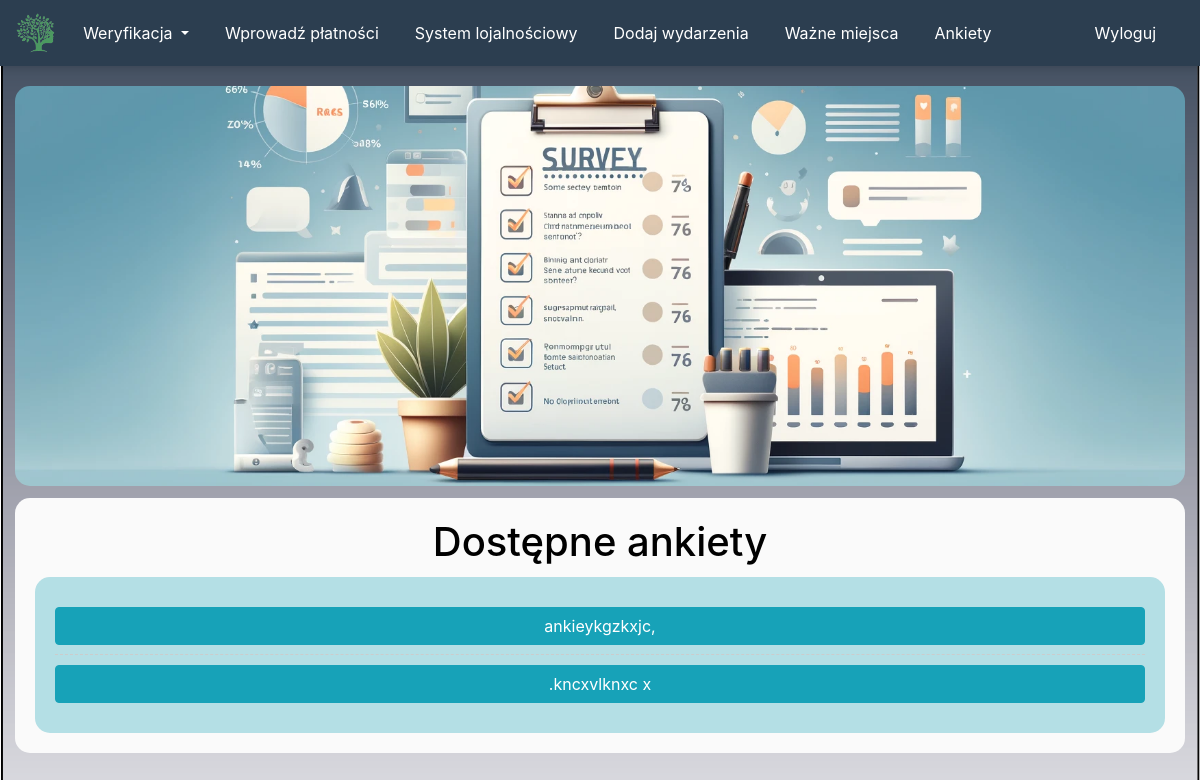
The page /surveys (signed in) on the database as committed earlier.
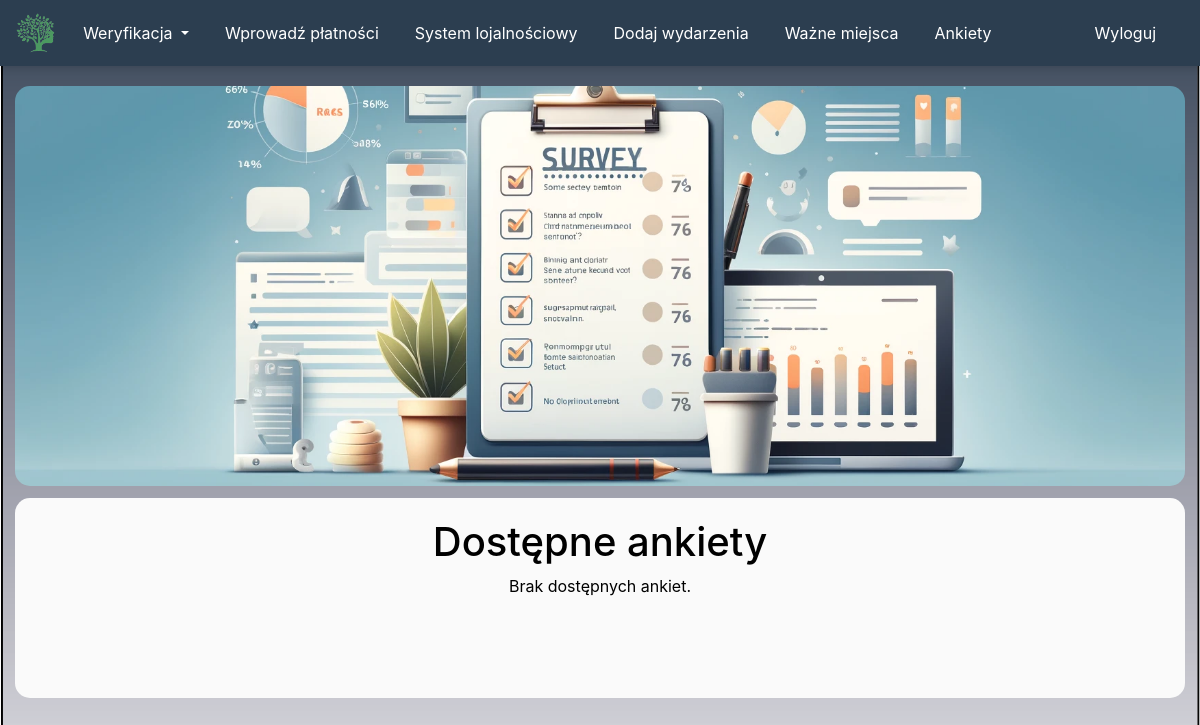
The same page on the database as committed later.
### website/models.py (models this page shows)
class Survey(db.Model):
    id = db.Column(db.Integer, primary_key=True)
    title = db.Column(db.String(150), nullable=False)
    status = db.Column(db.String(50), default='active')
    questions = db.relationship('Question', backref='survey', lazy=True)

### website/views.py (the view)
@views.route('/surveys', methods=['GET'])
@login_required
def surveys():
    surveys = Survey.query.filter_by(status='active').all()
    return render_template('surveys.html', surveys=surveys,user=current_user)

### website/templates/surveys.html (shortened to what this page needs)
{% extends "base.html" %}
{% block content %}
<div class="banner"></div>
<div id="container">
    <h1>Dostępne ankiety</h1>
    {% if surveys %}
        <div class="box">
            <ul class="list-group">
                {% for survey in surveys %}
                    <li class="list-group-item">
                        <a class="btn btn-info" href="{{ url_for('views.fill_survey', survey_id=survey.id) }}">{{ survey.title }}</a>
                    </li>
                {% endfor %}
            </ul>
    {% else %}
        <p>Brak dostępnych ankiet.</p>
    {% endif %}
        </div>
</div>
{% endblock %}

### website/templates/base.html (shortened to what this page needs)
<!DOCTYPE html>
<html>
<head>
    <link rel="stylesheet" href="https://stackpath.bootstrapcdn.com/bootstrap/4.4.1/css/bootstrap.min.css">
    <link rel="stylesheet" href="https://stackpath.bootstrapcdn.com/font-awesome/4.7.0/css/font-awesome.min.css">
</head>
<body>
    <nav class="navbar navbar-expand-lg navbar-dark bg-primary">
        <a class="navbar-brand" id="home" href="/">
            <img src="{{ url_for('static', filename='logo.png') }}" alt="E-Gmina" style="height: 40px;">
        </a>
        <div class="collapse navbar-collapse" id="navbar">
            <div class="navbar-nav mr-auto">
                {% if current_user.is_authenticated %}
                    {% if current_user.role == 'admin' %}
                        <div class="nav-item dropdown">
                            <a class="nav-link dropdown-toggle" href="#" id="verificationDropdown" role="button" data-toggle="dropdown" aria-haspopup="true" aria-expanded="false">
                                Weryfikacja
                            </a>
                        </div>
                        <a class="nav-item nav-link" id="admin_payment" href="/admin-payments">Wprowadź płatności</a>
                        <a class="nav-item nav-link" id="wymiana-button" href='/exchange'>System lojalnościowy </a>
                        <a class="nav-item nav-link" id="events" href="/events">Dodaj wydarzenia</a>
                        <a class="nav-item nav-link" id="maps" href="/maps">Ważne miejsca</a>
                        <a class="nav-item nav-link" id="admin_users" href="/create-survey">Ankiety</a>
                    {% endif %}
                {% else %}
                    <a class="nav-item nav-link" id="login" href="/login">Zaloguj</a>
                    <a class="nav-item nav-link" id="signUp" href="/sign-up">Zarejestruj</a>
                {% endif %}
            </div>
            <div class="navbar-nav ml-auto">
                {% if user.is_authenticated %}
                    <a class="nav-item nav-link" id="logout" href="/logout">Wyloguj</a>
                {% endif %}
            </div>
        </div>
    </nav>
    <div class="container">{% block content %} {% endblock %}</div>
</body>
</html>

Rows that differ between the two databases and show on the page:
removed Survey: title "ankieykgzkxjc,"
removed Survey: title ".kncxvlknxc x"
Other text that changed with them:
text now shown: "Brak dostępnych ankiet."
